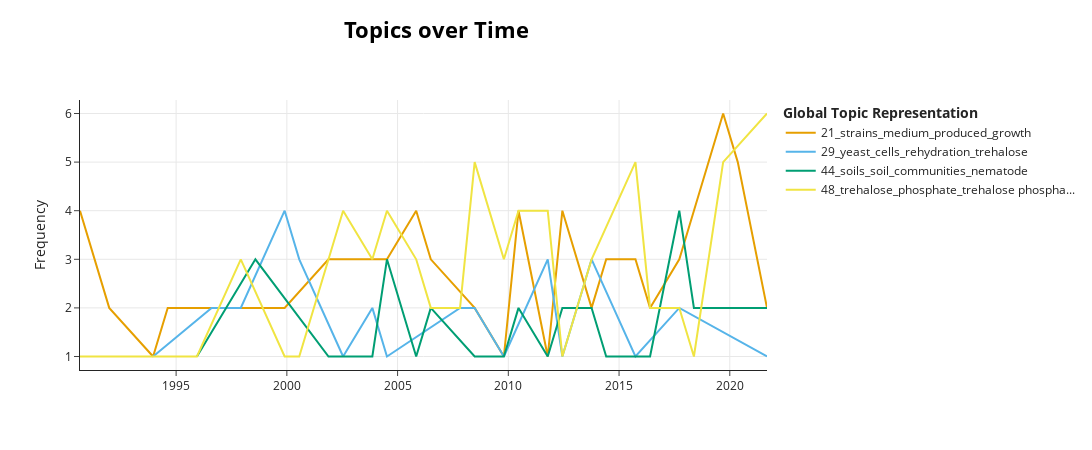

The code cell stored with this chart in its notebook:
### Code cell
topic_model.visualize_topics_over_time(topics_over_time, topics=[44,48,21,29])

### Figure 1 — Plotly figure (JSON) as saved in the notebook; plotly's stock layout.template omitted (floating-point values rounded to 4 significant figures)
{"data": [{"hoverinfo": "text", "hovertext": ["<b>Topic 21</b><br>Words: peg, produced, mpa, biomass, strains", "<b>Topic 21</b><br>Words: eps, derivatives, sand, soil, parent", "<b>Topic 21</b><br>Words: polyols, contained, polyol, amounts, trehalose", "<b>Topic 21</b><br>Words: strains, isolates, commercial, soil, stresses", "<b>Topic 21</b><br>Words: fermentation, ph, medium, nitrogen, inoculum", "<b>Topic 21</b><br>Words: growth survival, mpa, 03, soil, filled", "<b>Topic 21</b><br>Words: fungi, rock, arid, inhabiting, strains", "<b>Topic 21</b><br>Words: peg, trans, mpa, cis, inhibition", "<b>Topic 21</b><br>Words: produced, sp, 15, incubation, peg", "<b>Topic 21</b><br>Words: media, mpa, spores, glycerol, produced", "<b>Topic 21</b><br>Words: glycine betaine, betaine, glycine, endogenous, fungal", "<b>Topic 21</b><br>Words: submerged, spores, oh, medium, carbon", "<b>Topic 21</b><br>Words: oil, formulations, starch, 97, 98", "<b>Topic 21</b><br>Words: water activity, air, sucrose, low water, drying", "<b>Topic 21</b><br>Words: day old, old, cultures, harvested, propagules", "<b>Topic 21</b><br>Words: polysaccharide, storage, 12, potato, micro", "<b>Topic 21</b><br>Words: aggregates, preparations, fragments, air dried, degrees", "<b>Topic 21</b><br>Words: ms, granules, cultures, media, air dried", "<b>Topic 21</b><br>Words: peat, sporobolus, extract, grown, strains", "<b>Topic 21</b><br>Words: eps, formulation, flowers, sunflower, efficacy", "<b>Topic 21</b><br>Words: ms, fermentation, media, fungal, source", "<b>Topic 21</b><br>Words: 2010, 10 10, strains, trials, severity", "<b>Topic 21</b><br>Words: dehydrated, vigor, chloride, susceptibility, free water", "<b>Topic 21</b><br>Words: iaa, nitrogen, culture, production, fermentation", "<b>Topic 21</b><br>Words: biofilms, uv, dried, aggregates, yields", "<b>Topic 21</b><br>Words: peg, potato, isolates, days, moss", "<b>Topic 21</b><br>Words: acetic acid, acetic, growth, commercial, ph", "<b>Topic 21</b><br>Words: ml, 10, 24, 33, concentration"], "marker": {"color": "#E69F00"}, "mode": "lines", "name": "21_strains_medium_produced_growth", "type": "scatter", "x": [1991.0, 1992.0, 1994.0, 1995.0, 1996.0, 1997.0, 1998.0, 2000.0, 2002.0, 2003.0, 2004.0, 2005.0, 2006.0, 2006.0, 2008.0, 2010.0, 2010.0, 2012.0, 2012.0, 2014.0, 2014.0, 2016.0, 2016.0, 2018.0, 2018.0, 2020.0, 2020.0, 2022.0], "y": [4, 2, 1, 2, 2, 2, 2, 2, 3, 3, 3, 3, 4, 3, 2, 1, 4, 1, 4, 2, 3, 3, 2, 3, 4, 6, 5, 2]}, {"hoverinfo": "text", "hovertext": ["<b>Topic 29</b><br>Words: trehalose, concentration, dying, 200 mm, linearly", "<b>Topic 29</b><br>Words: phenomenon, medium, intracellular, yeast, arrangement", "<b>Topic 29</b><br>Words: trehalose content, trehalose, cysts, previous, trehalose accumulation", "<b>Topic 29</b><br>Words: trehalose, resulting, 2000, method, science rights reserved", "<b>Topic 29</b><br>Words: unsaturation, phase, growth, stationary, degree", "<b>Topic 29</b><br>Words: trehalose, pools, synthesis, rapid, larvae", "<b>Topic 29</b><br>Words: wall, plastic, flexibility, putida, dehydration rehydration", "<b>Topic 29</b><br>Words: fruit, calcium, breakdown, senescence, membrane", "<b>Topic 29</b><br>Words: oxygen consumption, rehydration, putida, consumption, oxidative damage", "<b>Topic 29</b><br>Words: yeast, recombinant, incubation, sensitive, cells", "<b>Topic 29</b><br>Words: yeast, calcium, yeast cells, ions, dehydration stress", "<b>Topic 29</b><br>Words: polysaccharides, nostoc, nacl stress, 7120, nacl", "<b>Topic 29</b><br>Words: notion, revived, underlie, prolonged desiccation, 7120", "<b>Topic 29</b><br>Words: yeast, rehydration, cerevisiae, cells, saccharomyces", "<b>Topic 29</b><br>Words: cell wall, wall, cell, dehydration rehydration, lacking", "<b>Topic 29</b><br>Words: recombinant, yeast, strain, membrane, glutathione", "<b>Topic 29</b><br>Words: stationary, cells, chromosome, phase, chromosomes"], "marker": {"color": "#56B4E9"}, "mode": "lines", "name": "29_yeast_cells_rehydration_trehalose", "type": "scatter", "x": [1994.0, 1997.0, 1998.0, 2000.0, 2001.0, 2003.0, 2004.0, 2005.0, 2008.0, 2008.0, 2010.0, 2012.0, 2012.0, 2014.0, 2016.0, 2018.0, 2022.0], "y": [1, 2, 2, 4, 3, 1, 2, 1, 2, 2, 1, 3, 1, 3, 1, 2, 1]}, {"hoverinfo": "text", "hovertext": ["<b>Topic 44</b><br>Words: japonicum, soils, bean, bradyrhizobium, inoculated", "<b>Topic 44</b><br>Words: soils, stream, nematodes, kpa, communities", "<b>Topic 44</b><br>Words: soil, valley, moisture, dry valleys, valleys", "<b>Topic 44</b><br>Words: freezing, antarctic, rates, nematodes, soils", "<b>Topic 44</b><br>Words: requirements, soils, active, population, anhydrobiosis", "<b>Topic 44</b><br>Words: nematodes, nematode, streams, scale, valley", "<b>Topic 44</b><br>Words: transported, dry valleys, valleys, wind, nematodes", "<b>Topic 44</b><br>Words: margins, depth, shore, ranged, slope", "<b>Topic 44</b><br>Words: soils, 05, communities, nematode, forest", "<b>Topic 44</b><br>Words: soils, kpa, survivorship, days, half", "<b>Topic 44</b><br>Words: precipitation, immersion, nematodes, emersion, community", "<b>Topic 44</b><br>Words: microbial, niche, microorganisms, moisture, water potentials", "<b>Topic 44</b><br>Words: rainforest, microbial, soil, soils, osmolytes", "<b>Topic 44</b><br>Words: phyla, substrate, community, communities, plots", "<b>Topic 44</b><br>Words: nematode, mountain, peaks, soils, communities", "<b>Topic 44</b><br>Words: production, trait, microorganisms, niche, soils", "<b>Topic 44</b><br>Words: ecosystems, soil, nematode, bacterial, abundance", "<b>Topic 44</b><br>Words: communities, soil, moss, community, soils", "<b>Topic 44</b><br>Words: communities, intermittent, flow, nematode, streams", "<b>Topic 44</b><br>Words: communities, biocrusts, biocrust, soil, desert"], "marker": {"color": "#009E73"}, "mode": "lines", "name": "44_soils_soil_communities_nematode", "type": "scatter", "x": [1996.0, 1999.0, 2002.0, 2003.0, 2004.0, 2005.0, 2006.0, 2006.0, 2008.0, 2010.0, 2010.0, 2012.0, 2012.0, 2014.0, 2014.0, 2016.0, 2016.0, 2018.0, 2018.0, 2022.0], "y": [1, 3, 1, 1, 1, 3, 1, 2, 1, 1, 2, 1, 2, 2, 1, 1, 1, 4, 2, 2]}, {"hoverinfo": "text", "hovertext": ["<b>Topic 48</b><br>Words: hours, trehalose, tardigrades, reduction, level", "<b>Topic 48</b><br>Words: mg dry weight, mg dry, dry weight, mg, trehalose", "<b>Topic 48</b><br>Words: affinity, yeast cells, preventing, trehalose, organisms", "<b>Topic 48</b><br>Words: trehalose, glucose, glycine betaine, betaine, phosphate", "<b>Topic 48</b><br>Words: seasonal, antarctic, discussed, trehalose, samples", "<b>Topic 48</b><br>Words: trehalose, trehalose accumulation, h2o2, cells, radicals", "<b>Topic 48</b><br>Words: trehalose, glucose, alpha, reaction, bacteria", "<b>Topic 48</b><br>Words: trehalose, bdelloid, trehalose phosphate, phosphate, glucose", "<b>Topic 48</b><br>Words: trehalose, rotifer, maltose, plants, sugar", "<b>Topic 48</b><br>Words: trehalose, surfaces, treated, saline, maltose", "<b>Topic 48</b><br>Words: japonicum, trehalose, synthesis, genes, synthetase", "<b>Topic 48</b><br>Words: trehalose, properties, polymers, environmentally, non reducing", "<b>Topic 48</b><br>Words: trehalose, trehalose accumulation, colonies, detected, activity", "<b>Topic 48</b><br>Words: trehalose, trehalose phosphate, orthologs, phosphate, phosphate synthase", "<b>Topic 48</b><br>Words: trehalose, flagelliforme, nacl stress, degrees temperature, trehalose sucrose", "<b>Topic 48</b><br>Words: trehalose, rice, drought tolerant, drought, melanogaster", "<b>Topic 48</b><br>Words: trehalose, feeding, arabidopsis, challenged, host plant", "<b>Topic 48</b><br>Words: trehalose, phosphate, isolate, trehalose phosphate, isolation", "<b>Topic 48</b><br>Words: trehalose, larvae, nacl, gs, h2o2", "<b>Topic 48</b><br>Words: panagrolaimus, trehalose, sp, rnai, genes", "<b>Topic 48</b><br>Words: glycogen, fat, trehalose, body, grow", "<b>Topic 48</b><br>Words: phosphate, metabolic, amino acid, amino, cells", "<b>Topic 48</b><br>Words: trehalose, glucose, animals, derivatives, trehalose phosphate", "<b>Topic 48</b><br>Words: trehalose, symbiosis, trehalose content, gamma, synergistic"], "marker": {"color": "#F0E442"}, "mode": "lines", "name": "48_trehalose_phosphate_trehalose phospha...", "type": "scatter", "x": [1991.0, 1993.0, 1996.0, 1998.0, 2000.0, 2001.0, 2003.0, 2004.0, 2005.0, 2006.0, 2006.0, 2008.0, 2008.0, 2010.0, 2010.0, 2012.0, 2012.0, 2014.0, 2016.0, 2016.0, 2018.0, 2018.0, 2020.0, 2022.0], "y": [1, 1, 1, 3, 1, 1, 4, 3, 4, 3, 2, 2, 5, 3, 4, 4, 1, 3, 5, 2, 2, 1, 5, 6]}], "layout": {"height": 450, "hoverlabel": {"bgcolor": "white", "font": {"family": "Rockwell", "size": 16}}, "legend": {"title": {"text": "<b>Global Topic Representation"}}, "title": {"font": {"color": "Black", "size": 22}, "text": "<b>Topics over Time</b>", "x": 0.4, "xanchor": "center", "y": 0.95, "yanchor": "top"}, "width": 1250, "xaxis": {"showgrid": true}, "yaxis": {"showgrid": true, "title": {"text": "Frequency"}}}}
